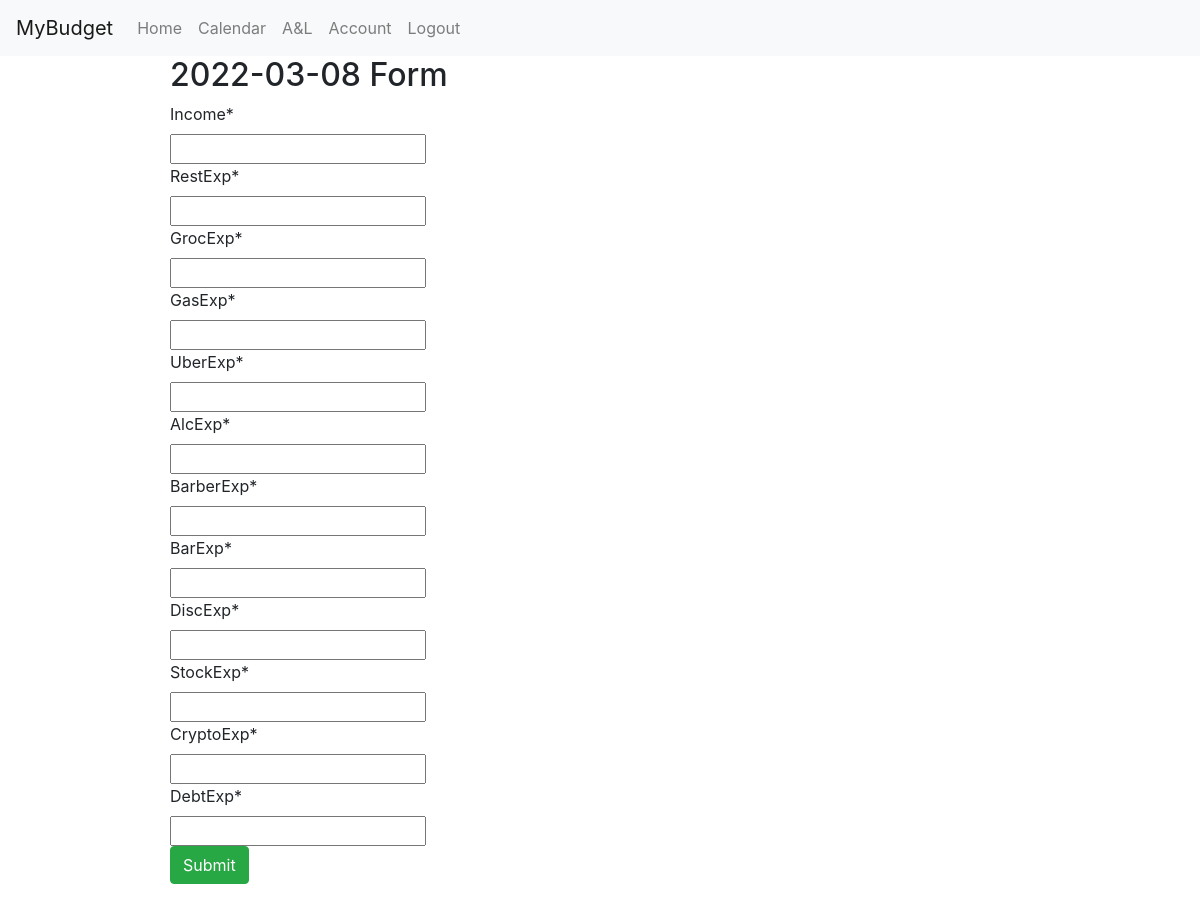
Before: /day_form/2022-03-08/ (signed in) with the older database file.
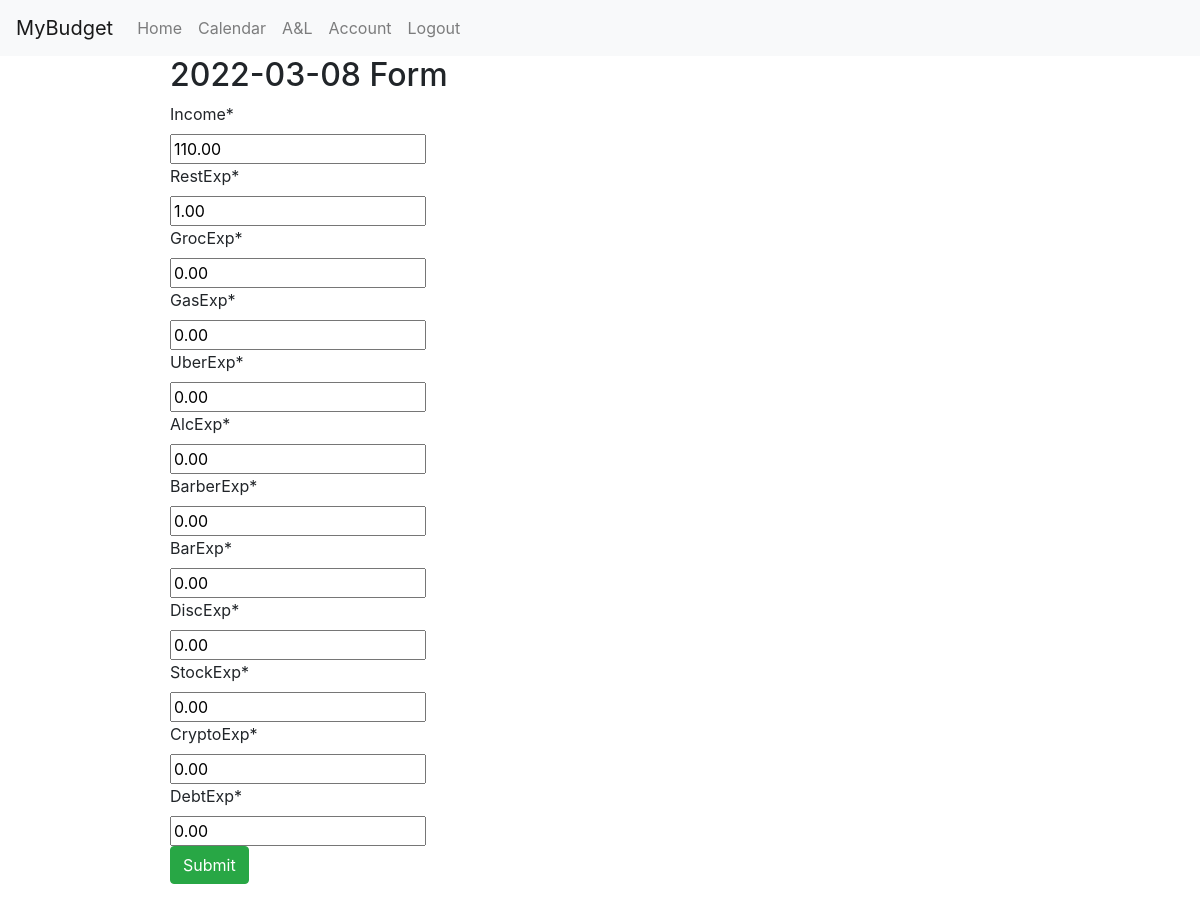
After: the same page with the newer database file.
### main/models.py (models this page shows, shortened)
class daily(models.Model):
    dayId = models.AutoField(primary_key=True)
    date = models.DateField(auto_now_add=False)
    income = models.DecimalField(max_digits=8, decimal_places=2)
    restExp = models.DecimalField(max_digits=8, decimal_places=2)
    grocExp = models.DecimalField(max_digits=8, decimal_places=2)
    gasExp = models.DecimalField(max_digits=8, decimal_places=2)
    uberExp = models.DecimalField(max_digits=8, decimal_places=2)
    alcExp = models.DecimalField(max_digits=8, decimal_places=2)
    barberExp = models.DecimalField(max_digits=8, decimal_places=2)
    barExp = models.DecimalField(max_digits=8, decimal_places=2)
    discExp = models.DecimalField(max_digits=8, decimal_places=2)
    stockExp = models.DecimalField(max_digits=8, decimal_places=2)
    cryptoExp = models.DecimalField(max_digits=8, decimal_places=2)
    debtExp = models.DecimalField(max_digits=8, decimal_places=2)
    userId = models.ForeignKey(User, on_delete=models.CASCADE, null=False)

### main/views.py (the view)
# urls.py: path('day_form/', views.dayForm, name='dayForm'),
@login_required(login_url='/login/')
def dayForm(request, formDate):
    templateDate = formDate
    formDate = str(formDate)
    form_date = datetime.fromisoformat(formDate).date()
    if form_date > date.today():
        return redirect('calendar')
    user = request.user
    context = {"user": user, "date": templateDate}
    if request.method == "POST":
        form = dailyForm(request.POST)
        if form.is_valid():
            try:
                day = daily.objects.filter(date=form_date)
                day.delete()
            except:
                None
            formInstance = form.save(commit=False)
            formInstance.userId = request.user
            formInstance.date = form_date
            formInstance.save()
        return redirect('calendar')
    else:
        try:
            day = daily.objects.get(date=form_date)
            form = dailyForm(instance=day)
            context['form'] = form
        except:
            form = dailyForm()
            context['form'] = form
    return render(request, 'main/dailyForm.html', context)

### main/forms.py
class dailyForm(ModelForm):
    class Meta:
        model = daily
        fields = ['income', 'restExp', 'grocExp', 'gasExp', 'uberExp', 'alcExp', 'barberExp', 'barExp', 'discExp', 'stockExp', 'cryptoExp', 'debtExp']

### main/templates/main/dailyForm.html (shortened to what this page needs)
{% extends "base.html" %}
{% load crispy_forms_tags %}
{% block content %}
    <h2>{{date}} Form</h2>
    <form method="POST" action="{% url 'dayForm' date %}" class="form-group">
        {{ form|crispy }}
        <button type="submit" class="btn btn-success">Submit</button>
    </form>
{% endblock %}

Changed rows visible on the page:
added daily: income "110.00", restExp "1.00", grocExp "0.00", gasExp "0.00", uberExp "0.00", alcExp "0.00", barberExp "0.00", barExp "0.00", discExp "0.00", stockExp "0.00", cryptoExp "0.00", debtExp "0.00"
